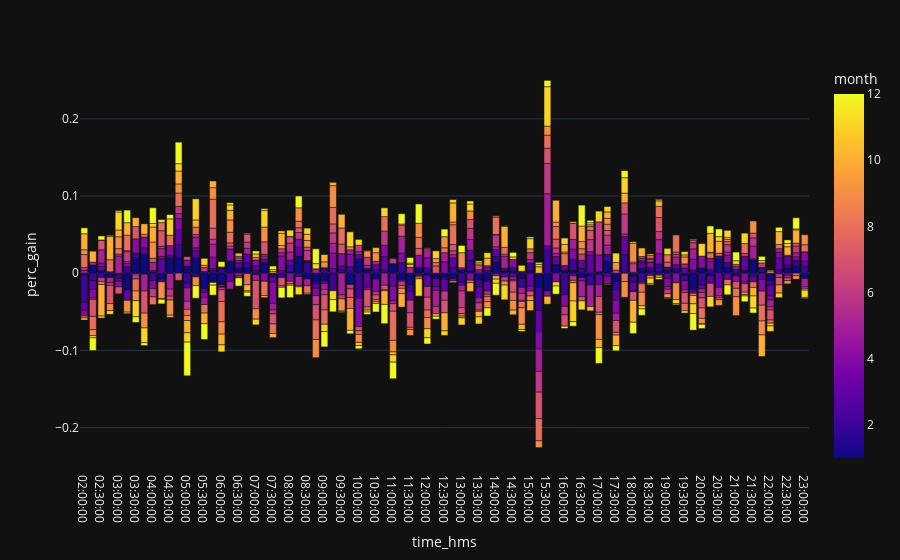

Source (notebook cell):
### Code cell
fig = px.bar(ohlc_df_by_hour, x='time_hms', y='perc_gain', color='month')
fig

### Figure 1 — Plotly figure (JSON) as saved in the notebook; plotly's stock layout.template omitted (floating-point values rounded to 4 significant figures; data arrays with more than 128 entries replaced by an {"elided": "..."} marker saying what was removed)
{"data": [{"alignmentgroup": "True", "hovertemplate": "time_hms=%{x}<br>perc_gain=%{y}<br>month=%{marker.color}<extra></extra>", "legendgroup": "", "marker": {"color": {"elided": "1020 int values"}, "coloraxis": "coloraxis", "pattern": {"shape": ""}}, "name": "", "offsetgroup": "", "orientation": "v", "showlegend": false, "textposition": "auto", "x": {"elided": "1020 str values"}, "xaxis": "x", "y": {"elided": "1020 float values"}, "yaxis": "y", "type": "bar"}], "layout": {"xaxis": {"anchor": "y", "domain": [0.0, 1.0], "title": {"text": "time_hms"}}, "yaxis": {"anchor": "x", "domain": [0.0, 1.0], "title": {"text": "perc_gain"}}, "coloraxis": {"colorbar": {"title": {"text": "month"}}, "colorscale": [[0.0, "#0d0887"], [0.1111, "#46039f"], [0.2222, "#7201a8"], [0.3333, "#9c179e"], [0.4444, "#bd3786"], [0.5556, "#d8576b"], [0.6667, "#ed7953"], [0.7778, "#fb9f3a"], [0.8889, "#fdca26"], [1.0, "#f0f921"]]}, "legend": {"tracegroupgap": 0}, "margin": {"t": 60}, "barmode": "relative"}}
